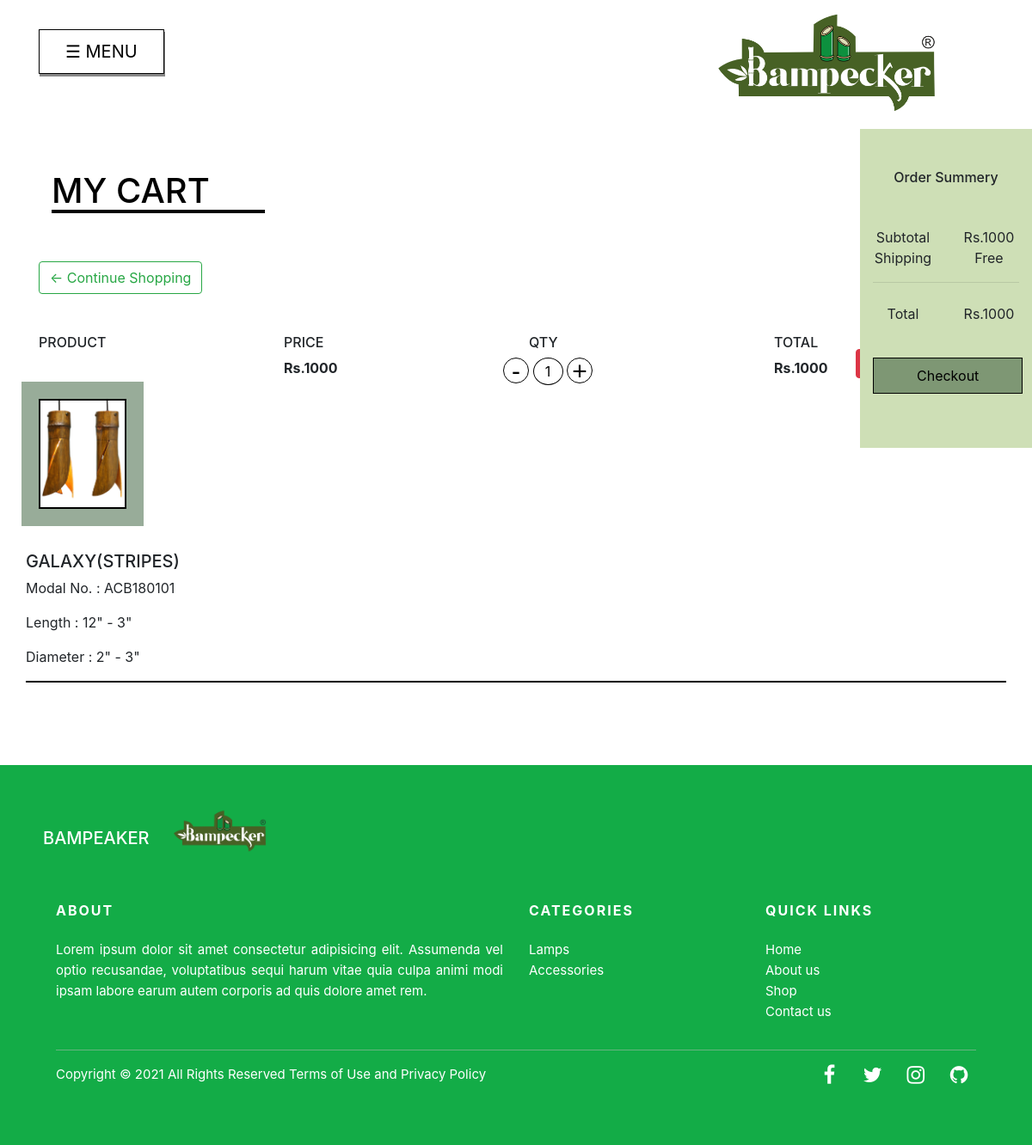
The page /my_cart.php (signed in) on the database its author committed.
### tables this page shows
CREATE TABLE `cart_tbl` (
  `id` int(11) NOT NULL,
  `user_id` int(11) NOT NULL,
  `p_id` int(11) NOT NULL,
  `p_name` varchar(50) NOT NULL,
  `p_img` varchar(50) NOT NULL,
  `p_mn` varchar(50) NOT NULL,
  `p_length` varchar(50) NOT NULL,
  `p_diameter` varchar(50) NOT NULL,
  `p_price` float NOT NULL,
  `p_type` varchar(50) NOT NULL,
  `quatity` int(11) NOT NULL,
  `total_price` float NOT NULL
);

### my_cart.php (the view, shortened to what this page needs)
<?php include 'common/connect.php'; ?>
<body>
    <?php include 'common/header.php'; ?>
    <div class="container" style="margin-top:200px;">
        <div class="col-12 col-sm-2 fixed-right" style="background-color:#CEDFB6;text-align: center;">
            <br><br>
            <h6 class="text-center">Order Summery</h6>
            <div class="row mt-5">
                <div class="col-6">
                    Subtotal
                </div>
                <?php
               $user_id = $_SESSION['user_id'];
               $sum_query = "SELECT SUM(total_price) AS `total` FROM `cart_tbl` WHERE `user_id`=$user_id";
               $result_sum = mysqli_query($conn , $sum_query);
                while($row = mysqli_fetch_assoc($result_sum)){
                    ?>
                <div class="col-6 subtotal_des">
                    Rs.<?php echo $row['total'] ?>
                </div>
                <?php
                }
               ?>
            </div>
            <div class="row">
                <div class="col-6">
                    Shipping
                </div>
                <div class="col-6">
                    Free
                </div>
            </div>
            <hr>
            <div class="row mt-4">
                <div class="col-6">
                    Total
                </div>
                <?php
               $user_id = $_SESSION['user_id'];
               $sum_query = "SELECT SUM(total_price) AS `total` FROM `cart_tbl` WHERE `user_id`=$user_id";
               $result_sum = mysqli_query($conn , $sum_query);
                while($row = mysqli_fetch_assoc($result_sum)){
                    ?>
                <div class="col-6 subtotal_des_dash">
                    Rs.<?php echo $row['total'] ?>
                </div>
                <?php
                }
               ?>
            </div>
            <br>
            <br>
            <a href="checkout.php"
                style="border:1px solid black; padding:10px 50px;background-color:#7E9774;color:black;">Checkout</a>
            <br>
            <br>
            <br><br>
        </div>
        <div class="col-sm-3 col-8">
            <h1 style="border-bottom:4px solid black;">MY CART</h1>
        </div>
        <a class="btn btn-1 btn-outline-success mt-5" href="our_product.php">&#x2190; Continue Shopping</a>
        <div class="row mt-5">
            <?php
         $u_id = $_SESSION['user_id'];
         $get_cart = "SELECT * FROM `cart_tbl` WHERE `user_id`=$u_id ORDER BY `id` DESC";
         $cart_data = mysqli_query($conn , $get_cart);
         while($row = mysqli_fetch_assoc($cart_data)){
          ?>
            <div class="col-6 col-sm-3">
                <h6>PRODUCT</h6>
                <img src="assets/products/<?php echo $row['p_img'] ?>" alt="" class="img-fluid img_cart mt-5">
                <div class="des">
                    <h5><?php echo $row['p_name'] ?></h5>
                    <p>Modal No. : <?php echo $row['p_mn'] ?></p>
                    <p>Length : <?php echo $row['p_length'] ?></p>
                    <p>Diameter : <?php echo $row['p_diameter'] ?></p>
                </div>
            </div>
            <div class="col-4 col-sm-3 mb-5">
                <h6>PRICE</h6>
                <p><b>Rs.<?php echo $row['p_price'] ?></b></p>
            </div>
            <div class="col-4 col-sm-3 mb-5">
                <h6>QTY</h6>
                <div class="qty" style="margin-left:-30px;">
                    <span class="minus" style="border:1px solid black;">-</span>
                    <input data-pid="<?php echo $row['p_id'] ?>" data-price="<?php echo $row['p_price'] ?>"
                        data-cid="<?php echo $row['id'] ?>" type="number" class="count" name="qty"
                        value="<?php echo $row['quatity'] ?>" style="border:1px solid black;border-radius:50%;">
                    <span class="plus" style="border:1px solid black;">+</span>
                </div>
            </div>
            <div class="col-4 col-sm-2 mb-5 total_div">
                <div class="row">
                    <div class="col-6 col-sm-6">
                        <h6>TOTAL</h6>
                        <p id="total_price_<?php echo $row['id'] ?>"><b>Rs.<?php echo $row['total_price'] ?></b></p>
                    </div>
                    <div class="col-6 col-sm-6 mt-3">
                        <button class="btn btn-danger delete_cart_item" title="delete item"
                            data-cd="<?php echo $row['id'] ?>" style="cursor:pointer;"><i class="fa fa-trash-o" aria-hidden="true"></i></button>
                    </div>
                </div>
            </div>
            <div class="col-12 col-sm-12 mb-5" style="border:1px solid black;"></div>
            <?php
         }
    ?>
        </div>
    </div>
    <?php include 'common/footer.php'; ?>
</body>

### assets/css/style.css (style rules this page uses)
h1, h2, h4 { color: black; }

### common/header.php (style rules this page uses)
.btn { font-weight:400 !important; }

### my_cart.php (style rules this page uses)
.qty .count { color: #000; display: inline-block; vertical-align: top; line-height: 30px; padding: 0 2px; min-width: 35px; text-align: center; }
.qty .plus { cursor: pointer; display: inline-block; vertical-align: top; color: black; width: 30px; height: 30px; font: 30px/1 Arial, sans-serif; text-align: center; border-radius: 50%; }
.qty .minus { cursor: pointer; display: inline-block; vertical-align: top; color: black; width: 30px; height: 30px; font: 30px/1 Arial, sans-serif; text-align: center; border-radius: 50%; background-clip: padding-box; }
span { -webkit-user-select: none; -moz-user-select: none; -ms-user-select: none; }
input { border: 0; width: 2%; }
input:disabled { background-color: white; }
.fixed-right { position: fixed; top: 0; right: 0; z-index: 1030; margin-top: 150px; }
.img_cart { outline: solid 20px #98AC99; border: 2px solid black; width: 40%; height: auto; margin-bottom: 50px; }
.des { display: block; margin-left: -15px; }

### rows shown on the page
cart_tbl: p_img (picture), p_name "GALAXY(STRIPES)", p_mn "ACB180101", p_length "12\" - 3\"", p_diameter "2\" - 3\"", p_price "1000", qty "1", total_price "1000"

### other values the page prints
$row['total'] "1000"
